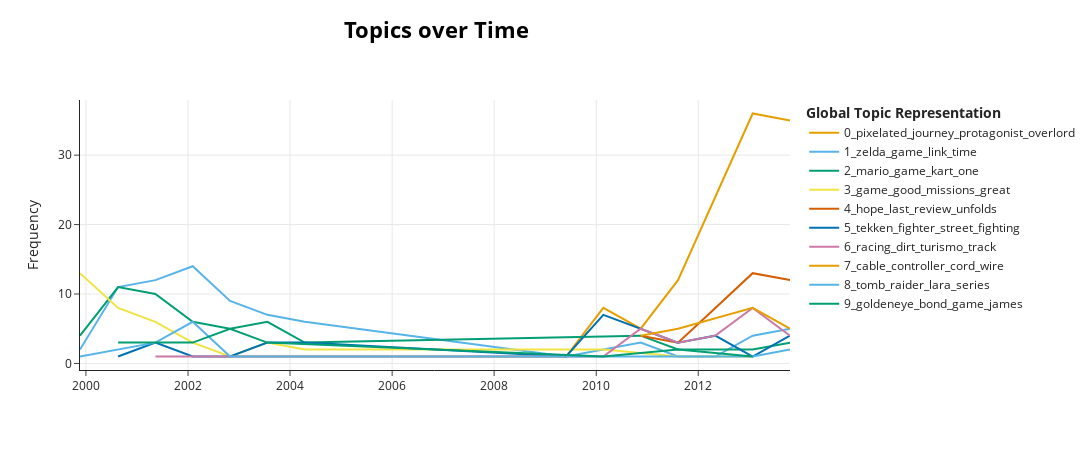

Write notebook code for a chart like this one.
### Markdown cell above
If we visualize the topics over time, we can see that the topics have changed. This is a clear sign of data drift.

### Code cell
# Visualize the topics over time
topic_model.visualize_topics_over_time(topics_over_time, top_n_topics=10)

### Figure 1 — Plotly figure (JSON) as saved in the notebook; plotly's stock layout.template omitted (floating-point values rounded to 4 significant figures)
{"data": [{"hoverinfo": "text", "hovertext": ["<b>Topic 0</b><br>Words: horse, nice, representation, framework, oppotunities", "<b>Topic 0</b><br>Words: pixelated, promise, crash, speculate, beckoned", "<b>Topic 0</b><br>Words: pixelated, journey, protagonist, waves, nostalgic", "<b>Topic 0</b><br>Words: pixelated, journey, winds, bear, song", "<b>Topic 0</b><br>Words: pixelated, journey, mechanics, dreams, overlord", "<b>Topic 0</b><br>Words: pixelated, overlord, journey, protagonist, gameplay", "<b>Topic 0</b><br>Words: pixelated, journey, overlord, protagonist, yet", "<b>Topic 0</b><br>Words: pixelated, journey, protagonist, yet, soundtrack"], "marker": {"color": "#E69F00"}, "mode": "lines", "name": "0_pixelated_journey_protagonist_overlord", "type": "scatter", "x": ["2002-10-28T19:12:00", "2009-05-29T14:24:00", "2010-02-20T19:12:00", "2010-11-15T00:00:00", "2011-08-09T04:48:00", "2012-05-02T09:36:00", "2013-01-24T14:24:00", "2013-10-18T19:12:00"], "y": [1, 1, 8, 5, 12, 24, 36, 35]}, {"hoverinfo": "text", "hovertext": ["<b>Topic 1</b><br>Words: zelda, game, get, link, games", "<b>Topic 1</b><br>Words: zelda, game, games, temple, best", "<b>Topic 1</b><br>Words: zelda, game, link, best, ocarina", "<b>Topic 1</b><br>Words: zelda, link, game, time, ocarina", "<b>Topic 1</b><br>Words: zelda, game, ocarina, link, time", "<b>Topic 1</b><br>Words: game, zelda, link, ocarina, best", "<b>Topic 1</b><br>Words: zelda, game, ocarina, link, nintendo", "<b>Topic 1</b><br>Words: cruising, order, enjoy, finger, ignore", "<b>Topic 1</b><br>Words: zelda, link, legend, game, painting", "<b>Topic 1</b><br>Words: crafted, ever, surpasses, myriad, humming", "<b>Topic 1</b><br>Words: symphony, legend, pixel, zelda, ambiguity", "<b>Topic 1</b><br>Words: zelda, legend, time, ocarina, link", "<b>Topic 1</b><br>Words: zelda, link, legend, time, game"], "marker": {"color": "#56B4E9"}, "mode": "lines", "name": "1_zelda_game_link_time", "type": "scatter", "x": ["1999-11-19T15:44:38.400000", "2000-08-18T04:48:00", "2001-05-12T09:36:00", "2002-02-03T14:24:00", "2002-10-28T19:12:00", "2003-07-23T00:00:00", "2004-04-15T04:48:00", "2009-05-29T14:24:00", "2010-11-15T00:00:00", "2011-08-09T04:48:00", "2012-05-02T09:36:00", "2013-01-24T14:24:00", "2013-10-18T19:12:00"], "y": [2, 11, 12, 14, 9, 7, 6, 1, 3, 1, 1, 4, 5]}, {"hoverinfo": "text", "hovertext": ["<b>Topic 2</b><br>Words: mario, game, graphics, race, really", "<b>Topic 2</b><br>Words: mario, game, kart, snowboarding, one", "<b>Topic 2</b><br>Words: mario, game, kart, play, one", "<b>Topic 2</b><br>Words: mario, game, kart, marios, enemies", "<b>Topic 2</b><br>Words: mario, super, game, graphics, play", "<b>Topic 2</b><br>Words: mario, kart, one, game, play", "<b>Topic 2</b><br>Words: mario, pretty, kart, boring, fun", "<b>Topic 2</b><br>Words: mario, kart, game, racing, singalong", "<b>Topic 2</b><br>Words: mario, snowboarding, mode, dude, kart", "<b>Topic 2</b><br>Words: mario, kart, track, remains, onto", "<b>Topic 2</b><br>Words: mario, kart, blasters, snowboardin, snowboarding", "<b>Topic 2</b><br>Words: guitar, microphone, shellshocker, bros, mario"], "marker": {"color": "#009E73"}, "mode": "lines", "name": "2_mario_game_kart_one", "type": "scatter", "x": ["1999-11-19T15:44:38.400000", "2000-08-18T04:48:00", "2001-05-12T09:36:00", "2002-02-03T14:24:00", "2002-10-28T19:12:00", "2003-07-23T00:00:00", "2004-04-15T04:48:00", "2010-11-15T00:00:00", "2011-08-09T04:48:00", "2012-05-02T09:36:00", "2013-01-24T14:24:00", "2013-10-18T19:12:00"], "y": [4, 11, 10, 6, 5, 6, 3, 4, 2, 2, 2, 3]}, {"hoverinfo": "text", "hovertext": ["<b>Topic 3</b><br>Words: game, units, good, red, alert", "<b>Topic 3</b><br>Words: game, missions, get, campc, way", "<b>Topic 3</b><br>Words: game, good, pretty, multiplayer, missions", "<b>Topic 3</b><br>Words: deathstar, game, mission, good, great", "<b>Topic 3</b><br>Words: alert, red, campc, clone, worse", "<b>Topic 3</b><br>Words: great, game, ull, get, turok", "<b>Topic 3</b><br>Words: game, really, actually, rogue, squadron", "<b>Topic 3</b><br>Words: ace, skies, old, far, well", "<b>Topic 3</b><br>Words: hawx, restrictive, nosedive, cooperative, dampens", "<b>Topic 3</b><br>Words: fightin, cities, protectin, spun, gravitas", "<b>Topic 3</b><br>Words: wars, star, rogue, spirit, dogfighting"], "marker": {"color": "#F0E442"}, "mode": "lines", "name": "3_game_good_missions_great", "type": "scatter", "x": ["1999-11-19T15:44:38.400000", "2000-08-18T04:48:00", "2001-05-12T09:36:00", "2002-02-03T14:24:00", "2002-10-28T19:12:00", "2003-07-23T00:00:00", "2004-04-15T04:48:00", "2010-02-20T19:12:00", "2011-08-09T04:48:00", "2012-05-02T09:36:00", "2013-01-24T14:24:00"], "y": [13, 8, 6, 3, 1, 3, 2, 2, 1, 1, 1]}, {"hoverinfo": "text", "hovertext": ["<b>Topic 4</b><br>Words: hope, last, turnbased, unfolds, plot", "<b>Topic 4</b><br>Words: hope, last, card, memory, exist", "<b>Topic 4</b><br>Words: hope, last, review, unfolds, epic", "<b>Topic 4</b><br>Words: hope, last, narrative, review, shrouded", "<b>Topic 4</b><br>Words: hope, last, mystery, review, journey"], "marker": {"color": "#D55E00"}, "mode": "lines", "name": "4_hope_last_review_unfolds", "type": "scatter", "x": ["2010-11-15T00:00:00", "2011-08-09T04:48:00", "2012-05-02T09:36:00", "2013-01-24T14:24:00", "2013-10-18T19:12:00"], "y": [4, 3, 8, 13, 12]}, {"hoverinfo": "text", "hovertext": ["<b>Topic 5</b><br>Words: fighter, street, collection, ii, tekken", "<b>Topic 5</b><br>Words: tekken, tekkens, later, fighter, moves", "<b>Topic 5</b><br>Words: tekken, existance, coming, playstation, fighter", "<b>Topic 5</b><br>Words: wasent, theird, inpressed, fabulus, absolutly", "<b>Topic 5</b><br>Words: fighter, street, super, alpha, character", "<b>Topic 5</b><br>Words: great, tekken, game, bosses, wwf", "<b>Topic 5</b><br>Words: tekken, dance, portraits, destroyer, throwing", "<b>Topic 5</b><br>Words: tekken, fighter, street, unique, punch", "<b>Topic 5</b><br>Words: wrestling, pain, game, matches, could", "<b>Topic 5</b><br>Words: tekken, fighting, move, grapple, fighters", "<b>Topic 5</b><br>Words: round, fighting, characteristics, exhibiting, generic", "<b>Topic 5</b><br>Words: fighting, tekken, battle, fighter, moves"], "marker": {"color": "#0072B2"}, "mode": "lines", "name": "5_tekken_fighter_street_fighting", "type": "scatter", "x": ["2000-08-18T04:48:00", "2001-05-12T09:36:00", "2002-02-03T14:24:00", "2002-10-28T19:12:00", "2003-07-23T00:00:00", "2004-04-15T04:48:00", "2009-05-29T14:24:00", "2010-02-20T19:12:00", "2011-08-09T04:48:00", "2012-05-02T09:36:00", "2013-01-24T14:24:00", "2013-10-18T19:12:00"], "y": [1, 3, 1, 1, 3, 3, 1, 7, 3, 4, 1, 4]}, {"hoverinfo": "text", "hovertext": ["<b>Topic 6</b><br>Words: simulation, racing, memory, blocks, cars", "<b>Topic 6</b><br>Words: turismo, racing, cars, mode, gran", "<b>Topic 6</b><br>Words: glider, gnarly, track, youngun, minefield", "<b>Topic 6</b><br>Words: racing, dirt, track, tracks, horizon", "<b>Topic 6</b><br>Words: dirt, racing, ghost, track, circuit", "<b>Topic 6</b><br>Words: racing, gt, physics, thrill, dirt", "<b>Topic 6</b><br>Words: racing, dirt, though, tracks, wheel", "<b>Topic 6</b><br>Words: dirt, racing, track, tracks, turismo"], "marker": {"color": "#CC79A7"}, "mode": "lines", "name": "6_racing_dirt_turismo_track", "type": "scatter", "x": ["2001-05-12T09:36:00", "2002-10-28T19:12:00", "2010-02-20T19:12:00", "2010-11-15T00:00:00", "2011-08-09T04:48:00", "2012-05-02T09:36:00", "2013-01-24T14:24:00", "2013-10-18T19:12:00"], "y": [1, 1, 1, 5, 3, 4, 8, 4]}, {"hoverinfo": "text", "hovertext": ["<b>Topic 7</b><br>Words: cord, cables, gamecube, controller, cable", "<b>Topic 7</b><br>Words: controller, wire, cables, theyre, cable", "<b>Topic 7</b><br>Words: controllers, cable, wire, cord, controller", "<b>Topic 7</b><br>Words: cable, gamecube, controller, gaming, controllers"], "marker": {"color": "#E69F00"}, "mode": "lines", "name": "7_cable_controller_cord_wire", "type": "scatter", "x": ["2010-11-15T00:00:00", "2011-08-09T04:48:00", "2013-01-24T14:24:00", "2013-10-18T19:12:00"], "y": [4, 5, 8, 5]}, {"hoverinfo": "text", "hovertext": ["<b>Topic 8</b><br>Words: tomb, raider, hint, puzzles, free", "<b>Topic 8</b><br>Words: lara, tomb, raider, something, vastly", "<b>Topic 8</b><br>Words: tomb, raider, frustrated, tedious, game", "<b>Topic 8</b><br>Words: raider, tomb, series, lara, gamer", "<b>Topic 8</b><br>Words: tomb, raider, first, level, dragons", "<b>Topic 8</b><br>Words: lara, raiderquot, quottomb, croft, tomb", "<b>Topic 8</b><br>Words: lot, fixed, tomb, raider, errors", "<b>Topic 8</b><br>Words: tomb, raider, guardians, previously, muddy", "<b>Topic 8</b><br>Words: tomb, raider, brings, reboot, gunfu", "<b>Topic 8</b><br>Words: tomb, raider, ii, final, trove", "<b>Topic 8</b><br>Words: tomb, raider, name, clickanddrag, exudes", "<b>Topic 8</b><br>Words: tomb, raider, ii, temple, secrets"], "marker": {"color": "#56B4E9"}, "mode": "lines", "name": "8_tomb_raider_lara_series", "type": "scatter", "x": ["1999-11-19T15:44:38.400000", "2000-08-18T04:48:00", "2001-05-12T09:36:00", "2002-02-03T14:24:00", "2002-10-28T19:12:00", "2003-07-23T00:00:00", "2004-04-15T04:48:00", "2010-02-20T19:12:00", "2010-11-15T00:00:00", "2011-08-09T04:48:00", "2013-01-24T14:24:00", "2013-10-18T19:12:00"], "y": [1, 2, 3, 6, 1, 1, 1, 1, 1, 1, 1, 2]}, {"hoverinfo": "text", "hovertext": ["<b>Topic 9</b><br>Words: goldeneye, game, great, dark, perfect", "<b>Topic 9</b><br>Words: goldeneye, james, best, still, even", "<b>Topic 9</b><br>Words: goldeneye, movie, game, bond, various", "<b>Topic 9</b><br>Words: goldeneye, bond, game, james, even", "<b>Topic 9</b><br>Words: best, game, goldeneye, shooting, bond", "<b>Topic 9</b><br>Words: bond, goldeneye, film, meticulously, cemented", "<b>Topic 9</b><br>Words: goldeneye, bond, eye, golden, campaign", "<b>Topic 9</b><br>Words: goldeneye, mediocre, loops, impactful, cracking"], "marker": {"color": "#009E73"}, "mode": "lines", "name": "9_goldeneye_bond_game_james", "type": "scatter", "x": ["2000-08-18T04:48:00", "2001-05-12T09:36:00", "2002-02-03T14:24:00", "2002-10-28T19:12:00", "2003-07-23T00:00:00", "2010-02-20T19:12:00", "2011-08-09T04:48:00", "2013-01-24T14:24:00"], "y": [3, 3, 3, 5, 3, 1, 2, 1]}], "layout": {"height": 450, "hoverlabel": {"bgcolor": "white", "font": {"family": "Rockwell", "size": 16}}, "legend": {"title": {"text": "<b>Global Topic Representation"}}, "title": {"font": {"color": "Black", "size": 22}, "text": "<b>Topics over Time</b>", "x": 0.4, "xanchor": "center", "y": 0.95, "yanchor": "top"}, "width": 1250, "xaxis": {"showgrid": true}, "yaxis": {"showgrid": true, "title": {"text": "Frequency"}}}}
